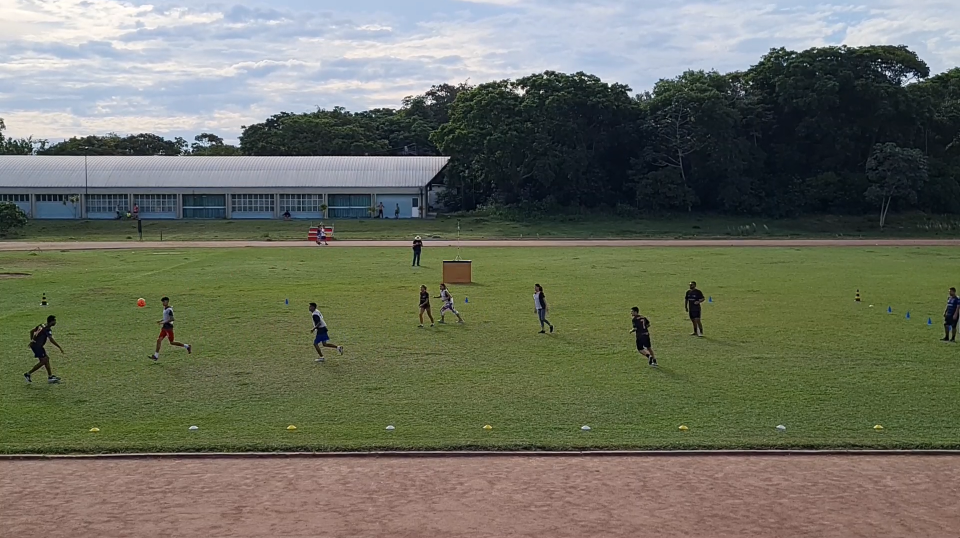
#> input picture 5_delimitarCampo_v2/campo_s20.png, 1920 x 1076 px, found by its file name (shown at 1/2 size)
$ python homografiaInternet_Teste.py
#> lines starting #> are read from the running program, lines starting #| are printed output that depends on the picture; after the words box and inside, x2 and y2 are one past the last pixel; in counts of white or black regions, pixels touching at a corner belong together
import cv2
import numpy as np
import matplotlib.pyplot as plt

# Read source image.
img_src = cv2.imread("campo_s20.png")
#> img_src is the input picture: shape (1076, 1920, 3); mean B, G, R 96.2, 111.2, 108.2
# Four corners of the 3D court + mid-court circle point in source image
# Start top-left corner and go anti-clock wise + mid-court circle point
#poligno da imagem q forma um campo em 2d
pts_src = np.array([[1,865], [1920,855],   #A1, C2
                [1920, 670], [1716, 601], #C1, B2
                [89, 608], [2, 674]]) #B1, A2
# cv2.fillPoly(img_src, [pts_src], 255)
cv2.polylines(img_src, [pts_src], isClosed=True, color=[255, 0, 0], thickness=2)
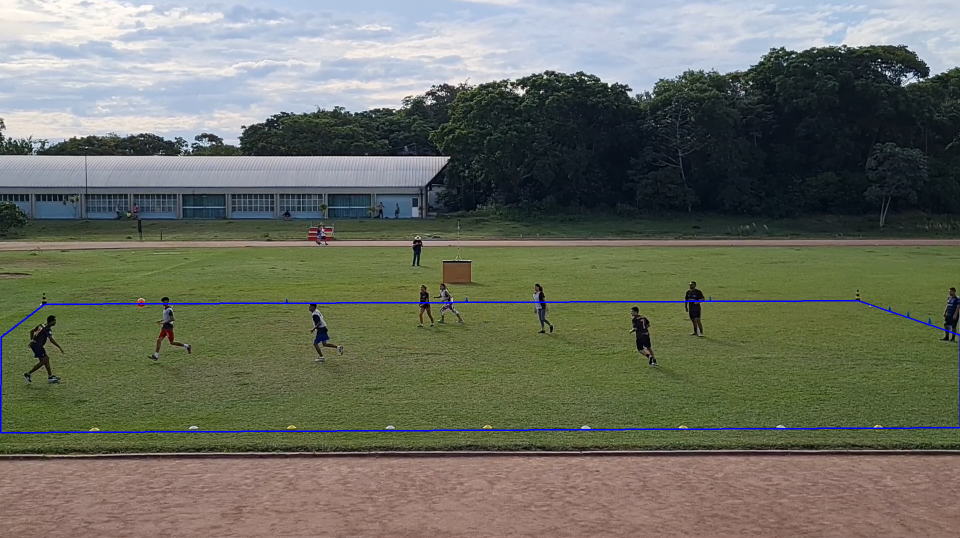
#> img_src: shape (1076, 1920, 3) (shown at 1/2 size); 0.6% of pixels changed, all inside (x1, y1, x2, y2) = (0, 600, 1920, 867)

plt.imshow(img_src)
plt.title('Original')
plt.show()

# Read destination image.
img_dst = cv2.imread('imgInternetCourt2D.png')
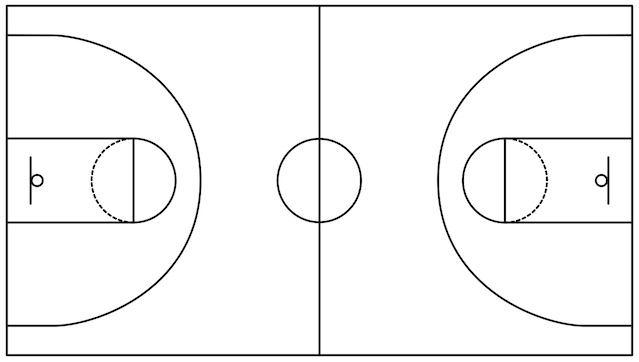
#> input picture 5_delimitarCampo_v2/testeInternet/imgInternetCourt2D.png, 639 x 362 px
#> img_dst is the input picture: shape (362, 639, 3); min 0, max 255, mean 245.1

# Four corners of the court + mid-court circle point in destination image
# Start top-left corner and go anti-clock wise + mid-court circle point

#poligno da imagem q forma um campo em 2d
pts_dst = np.array([[20,261], [520,261],   #A1, C2
                [540, 200], [540, 0], #C1, B2
                [0, 0], [0, 200]]) #B1, A2

variacao_C1C2 = abs(pts_src[0][0] - pts_src[1][0])
variacao_B1B2 = abs(pts_src[3][0] - pts_src[4][0])
maxVar = max(int(variacao_C1C2), int(variacao_B1B2))

print(variacao_C1C2)
print(variacao_B1B2)

pts_dst = np.array([[40,261], [int(variacao_B1B2)-60,261],   #A1, C2
                [int(variacao_B1B2), 200], [int(variacao_B1B2), 0], #C1, B2
                [0, 0], [0, 200]]) #B1, A2


cv2.fillPoly(img_dst, [pts_dst], 255)
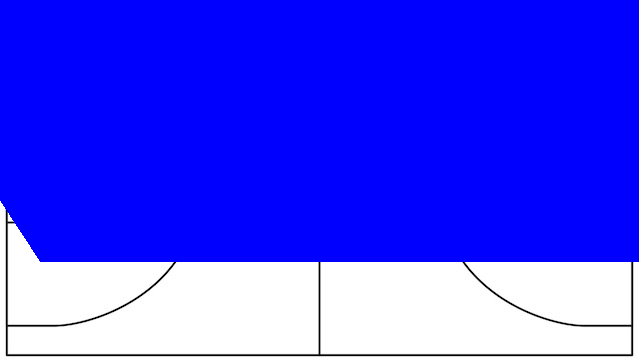
#> img_dst: shape (362, 639, 3); mean B, G, R 252.3, 69.1, 69.1

plt.figure()
plt.imshow(img_dst)
plt.show()

# [10 lines of commented-out code are left out]
